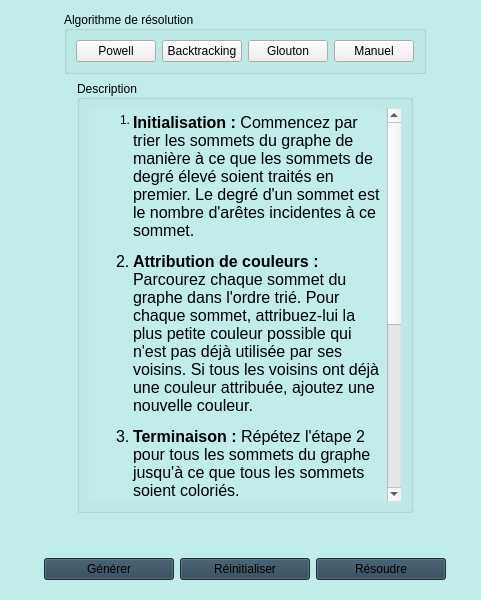
   <widget class="QFrame" name="frame">
    <property name="geometry">
     <rect>
      <x>-10</x>
      <y>0</y>
      <width>481</width>
      <height>600</height>
     </rect>
    </property>
    <property name="minimumSize">
     <size>
      <width>0</width>
      <height>600</height>
     </size>
    </property>
    <property name="layoutDirection">
     <enum>Qt::LeftToRight</enum>
    </property>
    <property name="autoFillBackground">
     <bool>false</bool>
    </property>
    <property name="styleSheet">
     <string notr="true">QFrame {
	border-top-right-radius: 25px;
	border-bottom-right-radius: 15px;
	background-color: rgb(192, 236, 234);
}</string>
    </property>
    <property name="frameShape">
     <enum>QFrame::StyledPanel</enum>
    </property>
    <property name="frameShadow">
     <enum>QFrame::Raised</enum>
    </property>
    <layout class="QVBoxLayout" name="verticalLayout">
     <property name="sizeConstraint">
      <enum>QLayout::SetMinimumSize</enum>
     </property>
     <property name="leftMargin">
      <number>22</number>
     </property>
     <property name="rightMargin">
      <number>13</number>
     </property>
     <item alignment="Qt::AlignHCenter">
      <widget class="QGroupBox" name="groupBox_algo">
       <property name="sizePolicy">
        <sizepolicy hsizetype="Fixed" vsizetype="Fixed">
         <horstretch>0</horstretch>
         <verstretch>0</verstretch>
        </sizepolicy>
       </property>
       <property name="layoutDirection">
        <enum>Qt::LeftToRight</enum>
       </property>
       <property name="styleSheet">
        <string notr="true"/>
       </property>
       <property name="title">
        <string>Algorithme de résolution</string>
       </property>
       <property name="alignment">
        <set>Qt::AlignLeading|Qt::AlignLeft|Qt::AlignVCenter</set>
       </property>
       <property name="flat">
        <bool>false</bool>
       </property>
       <property name="checkable">
        <bool>false</bool>
       </property>
       <layout class="QHBoxLayout" name="horizontalLayout">
        <item>
         <widget class="QPushButton" name="powel">
          <property name="cursor">
           <cursorShape>PointingHandCursor</cursorShape>
          </property>
          <property name="text">
           <string>Powell</string>
          </property>
         </widget>
        </item>
        <item>
         <widget class="QPushButton" name="bck">
          <property name="cursor">
           <cursorShape>PointingHandCursor</cursorShape>
          </property>
          <property name="text">
           <string>Backtracking</string>
          </property>
         </widget>
        </item>
        <item>
         <widget class="QPushButton" name="gl">
          <property name="cursor">
           <cursorShape>PointingHandCursor</cursorShape>
          </property>
          <property name="text">
           <string>Glouton</string>
          </property>
         </widget>
        </item>
        <item>
         <widget class="QPushButton" name="encourt">
          <property name="cursor">
           <cursorShape>PointingHandCursor</cursorShape>
          </property>
          <property name="text">
           <string>Manuel</string>
          </property>
         </widget>
        </item>
       </layout>
      </widget>
     </item>
     <item alignment="Qt::AlignHCenter">
      <widget class="QGroupBox" name="groupBox_2">
       <property name="maximumSize">
        <size>
         <width>413</width>
         <height>16777215</height>
        </size>
       </property>
       <property name="autoFillBackground">
        <bool>false</bool>
       </property>
       <property name="styleSheet">
        <string notr="true"/>
       </property>
       <property name="title">
        <string>Description</string>
       </property>
       <property name="alignment">
        <set>Qt::AlignLeading|Qt::AlignLeft|Qt::AlignVCenter</set>
       </property>
       <property name="flat">
        <bool>false</bool>
       </property>
       <property name="checkable">
        <bool>false</bool>
       </property>
       <layout class="QHBoxLayout" name="horizontalLayout_3">
        <item>
         <widget class="QTextEdit" name="desc">
          <property name="minimumSize">
           <size>
            <width>312</width>
            <height>0</height>
           </size>
          </property>
          <property name="styleSheet">
           <string notr="true">QScrollBar:vertical {
    background: lightgray;
    width: 10px;
}

QScrollBar::handle:vertical {
    background:  rgb(232, 99, 10);
    min-height: 20px;
}

QScrollBar::add-line:vertical {
    background: lightgray;
    height: 10px;
    subcontrol-position: bottom;
    subcontrol-origin: margin;
}

QScrollBar::sub-line:vertical {
    background: lightgray;
    height: 10px;
    subcontrol-position: top;
    subcontrol-origin: margin;
}</string>
          </property>
          <property name="readOnly">
           <bool>true</bool>
          </property>
          <property name="html">
           <string>&lt;!DOCTYPE HTML PUBLIC &quot;-//W3C//DTD HTML 4.0//EN&quot; &quot;http://www.w3.org/TR/REC-html40/strict.dtd&quot;&gt;
&lt;html&gt;&lt;head&gt;&lt;meta name=&quot;qrichtext&quot; content=&quot;1&quot; /&gt;&lt;meta charset=&quot;utf-8&quot; /&gt;&lt;style type=&quot;text/css&quot;&gt;
p, li { white-space: pre-wrap; }
hr { height: 1px; border-width: 0; }
li.unchecked::marker { content: &quot;\2610&quot;; }
li.checked::marker { content: &quot;\2612&quot;; }
&lt;/style&gt;&lt;/head&gt;&lt;body style=&quot; font-family:'Sans Serif'; font-size:14pt; font-weight:400; font-style:normal;&quot;&gt;
&lt;ol style=&quot;margin-top: 0px; margin-bottom: 0px; margin-left: 0px; margin-right: 0px; -qt-list-indent: 1;&quot;&gt;
&lt;li style=&quot; font-size:9pt;&quot; style=&quot; margin-top:12px; margin-bottom:12px; margin-left:0px; margin-right:0px; -qt-block-indent:0; text-indent:0px;&quot;&gt;&lt;span style=&quot; font-size:12pt; font-weight:700;&quot;&gt;Initialisation :&lt;/span&gt;&lt;span style=&quot; font-size:12pt;&quot;&gt; Commencez par trier les sommets du graphe de manière à ce que les sommets de degré élevé soient traités en premier. Le degré d'un sommet est le nombre d'arêtes incidentes à ce sommet.&lt;/span&gt;&lt;/li&gt;
&lt;li style=&quot; font-size:12pt;&quot; style=&quot; margin-top:12px; margin-bottom:12px; margin-left:0px; margin-right:0px; -qt-block-indent:0; text-indent:0px;&quot;&gt;&lt;span style=&quot; font-weight:700;&quot;&gt;Attribution de couleurs :&lt;/span&gt; Parcourez chaque sommet du graphe dans l'ordre trié. Pour chaque sommet, attribuez-lui la plus petite couleur possible qui n'est pas déjà utilisée par ses voisins. Si tous les voisins ont déjà une couleur attribuée, ajoutez une nouvelle couleur.&lt;/li&gt;
&lt;li style=&quot; font-size:12pt;&quot; style=&quot; margin-top:12px; margin-bottom:12px; margin-left:0px; margin-right:0px; -qt-block-indent:0; text-indent:0px;&quot;&gt;&lt;span style=&quot; font-weight:700;&quot;&gt;Terminaison :&lt;/span&gt; Répétez l'étape 2 pour tous les sommets du graphe jusqu'à ce que tous les sommets soient coloriés.&lt;/li&gt;&lt;/ol&gt;
&lt;p style=&quot; margin-top:12px; margin-bottom:12px; margin-left:0px; margin-right:0px; -qt-block-indent:0; text-indent:0px;&quot;&gt;&lt;span style=&quot; font-size:12pt;&quot;&gt;L'algorithme de coloriage de graphes glouton donne une solution acceptable, mais pas toujours optimale. Il peut utiliser plus de couleurs que nécessaire, mais il est rapide et simple. L'efficacité de l'algorithme dépend souvent de l'ordre dans lequel les sommets sont traités.&lt;/span&gt;&lt;/p&gt;
&lt;p style=&quot; margin-top:12px; margin-bottom:12px; margin-left:0px; margin-right:0px; -qt-block-indent:0; text-indent:0px;&quot;&gt;&lt;span style=&quot; font-size:12pt;&quot;&gt;En pratique, cet algorithme est utilisé pour résoudre des problèmes de coloration de graphes dans des domaines tels que l'assignation de fréquences aux canaux de communication sans fil, l'assignation de registres dans la compilation de programmes, etc.&lt;/span&gt;&lt;/p&gt;&lt;/body&gt;&lt;/html&gt;</string>
          </property>
         </widget>
        </item>
       </layout>
      </widget>
     </item>
     <item alignment="Qt::AlignHCenter|Qt::AlignVCenter">
      <widget class="QFrame" name="frame_2">
       <property name="sizePolicy">
        <sizepolicy hsizetype="Fixed" vsizetype="Fixed">
         <horstretch>0</horstretch>
         <verstretch>0</verstretch>
        </sizepolicy>
       </property>
       <property name="minimumSize">
        <size>
         <width>420</width>
         <height>0</height>
        </size>
       </property>
       <property name="styleSheet">
        <string notr="true">QPushButton {
	width: 100px;	
}</string>
       </property>
       <property name="frameShape">
        <enum>QFrame::StyledPanel</enum>
       </property>
       <property name="frameShadow">
        <enum>QFrame::Raised</enum>
       </property>
       <layout class="QGridLayout" name="gridLayout">
        <item row="1" column="1">
         <widget class="QPushButton" name="reset">
          <property name="cursor">
           <cursorShape>PointingHandCursor</cursorShape>
          </property>
          <property name="styleSheet">
           <string notr="true">background-color: rgb(43, 67, 83);</string>
          </property>
          <property name="text">
           <string>Réinitialiser</string>
          </property>
         </widget>
        </item>
        <item row="1" column="0">
         <widget class="QPushButton" name="generate">
          <property name="cursor">
           <cursorShape>PointingHandCursor</cursorShape>
          </property>
          <property name="styleSheet">
           <string notr="true">background-color: rgb(43, 67, 83);
</string>
          </property>
          <property name="text">
           <string>Générer</string>
          </property>
         </widget>
        </item>
        <item row="1" column="2">
         <widget class="QPushButton" name="resolveButton">
          <property name="cursor">
           <cursorShape>PointingHandCursor</cursorShape>
          </property>
          <property name="styleSheet">
           <string notr="true">background-color: rgb(43, 67, 83);</string>
          </property>
          <property name="text">
           <string>Résoudre</string>
          </property>
         </widget>
        </item>
        <item row="0" column="1">
         <spacer name="verticalSpacer">
          <property name="orientation">
           <enum>Qt::Vertical</enum>
          </property>
          <property name="sizeHint" stdset="0">
           <size>
            <width>20</width>
            <height>30</height>
           </size>
          </property>
         </spacer>
        </item>
       </layout>
      </widget>
     </item>
    </layout>
   </widget>
